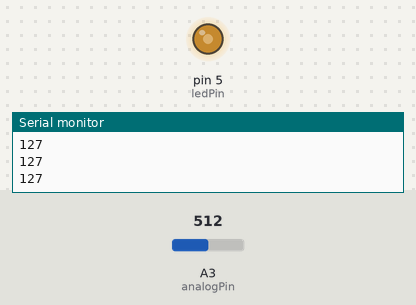
Recording of a sketch running on a simulated Arduino Uno, built with avr-gcc and run on an emulated ATmega328P. Parts: output pins drawn as LEDs (lit = HIGH), the last lines printed to the serial monitor. Inputs (shaded band) come from the test bench; at power-on: A3 (analogPin) = 512.

Above: at 3.2 s.
3.3 s: A3 (analogPin) set to 716
At 3.8 s:
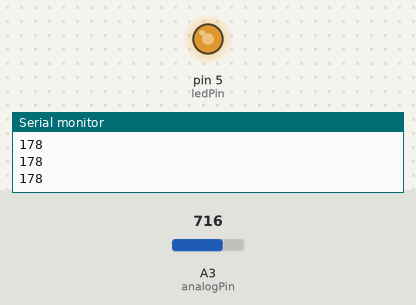
4.8 s: A3 (analogPin) set to 900
At 5.3 s:
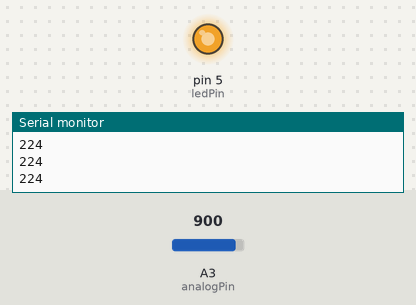
6.3 s: A3 (analogPin) set to 122
At 6.8 s:
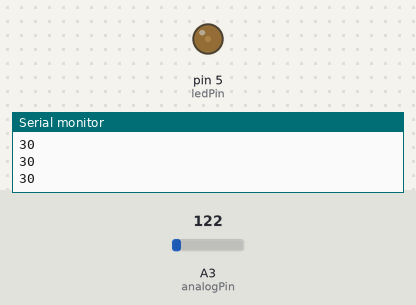
7.8 s: A3 (analogPin) set to 511
At 8.3 s:
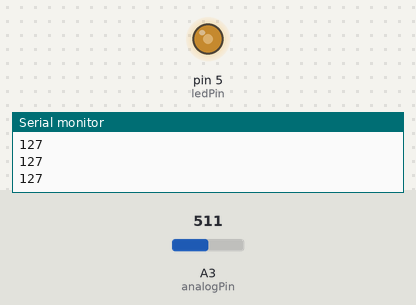
Timing chart, 0 to 10.3 s (numbered marks = the images above; inputs shaded):
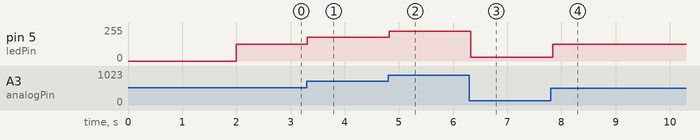

The sketch:

potentiometer_with_led.ino
```cpp
int ledPin = 5;     // LED conectado ao pino digital 9
int analogPin = A3;  // potenciômetro conectado ao pino analógico 3
int val = 0;        // variável para guradar o valor lido

void setup() {
  Serial.begin(9600);
  pinMode(analogPin, INPUT); //DEFINE O PINO COMO ENTRADA
  pinMode(ledPin, OUTPUT);  // configura  o pino como saída

  Serial.begin(9600);
  digitalWrite(ledPin, LOW); //LED INICIA DESLIGADO

  delay(2000);


}

void loop()
{
  val = map(analogRead(analogPin), 0, 1023, 0, 255);
  Serial.println(val);
  analogWrite(ledPin, val); // analogRead retorna valores de 0 a 1023, analogWrite recebe de 0 a 255
  delay(50);
}
```

Measured:
- after the input at 3.3 s, pin 5 (ledPin): 127/255 → 178/255 at once
- after the input at 4.8 s, pin 5 (ledPin): 178/255 → 224/255 at once
- after the input at 6.3 s, pin 5 (ledPin): 224/255 → 30/255 at once
- after the input at 7.8 s, pin 5 (ledPin): 30/255 → 127/255 at once
